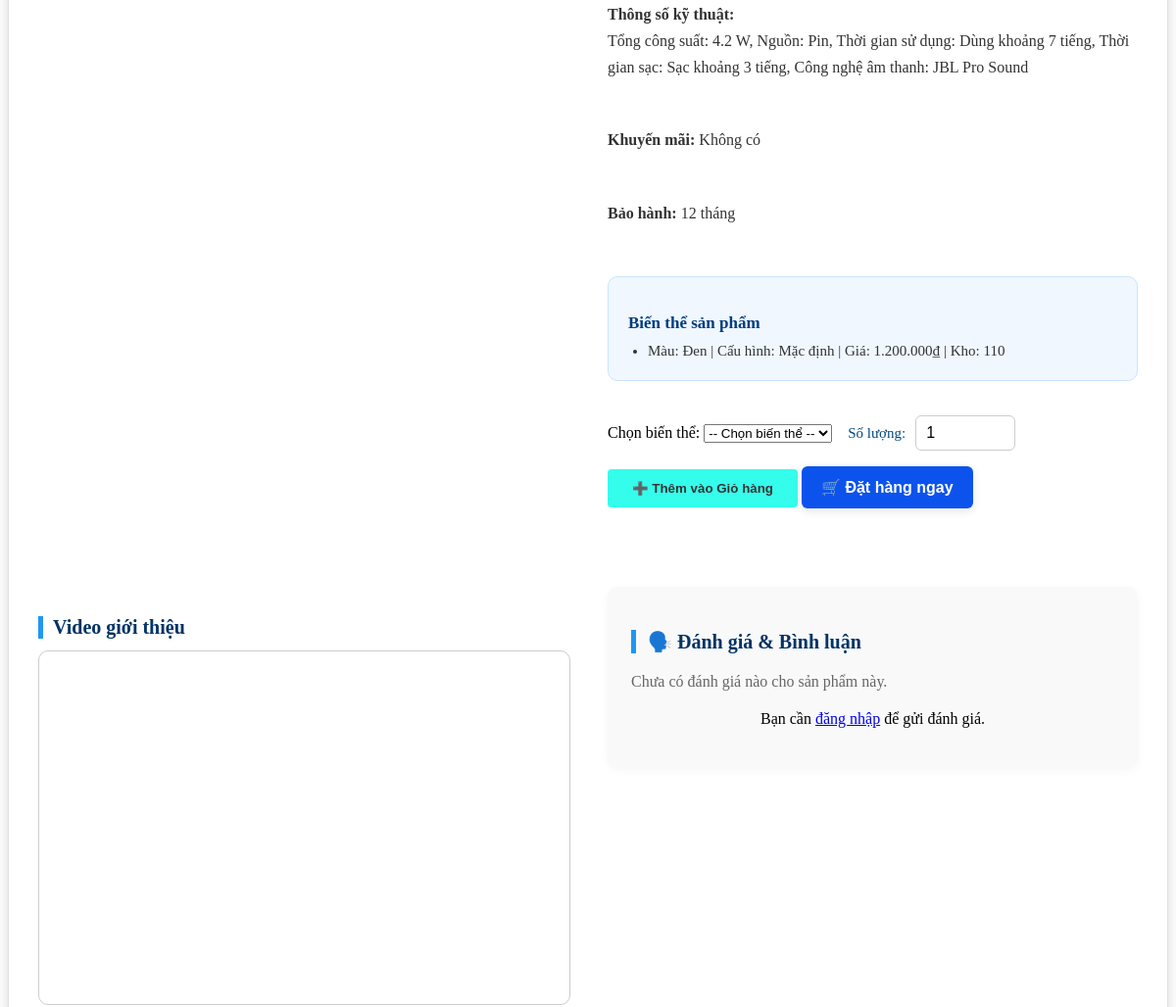
Page /WebBanHang/SanPham/ChiTietSanPham_cu.php?id_san_pham=14 (middle part) on the earlier database version.
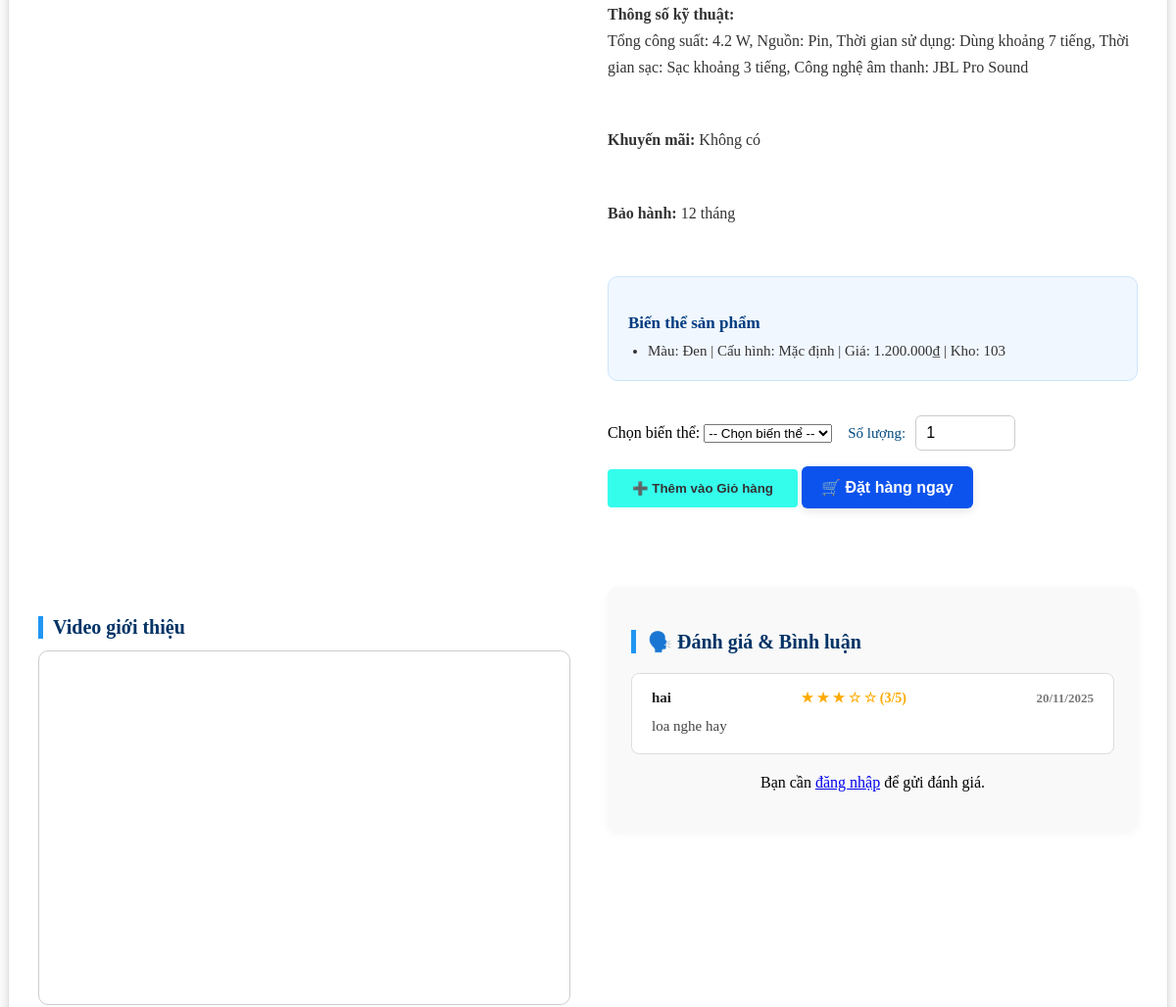
Same page on the later database version.
### tables this page shows
CREATE TABLE `bien_the_san_pham` (
  `id_bien_the` int(11) NOT NULL,
  `id_san_pham` int(11) NOT NULL,
  `mau_sac` varchar(100) DEFAULT NULL,
  `cau_hinh` varchar(255) DEFAULT NULL,
  `gia_ban` decimal(10,2) NOT NULL,
  `so_luong_ton_kho` int(11) DEFAULT 0,
  `ma_sku` varchar(100) DEFAULT NULL,
  `ngay_tao` timestamp NOT NULL DEFAULT current_timestamp(),
  `ngay_cap_nhat` timestamp NOT NULL DEFAULT current_timestamp() ON UPDATE current_timestamp()
);

CREATE TABLE `danh_gia_san_pham` (
  `id_danh_gia` int(11) NOT NULL,
  `id_san_pham` int(11) NOT NULL,
  `ten_nguoi_dung` varchar(100) NOT NULL,
  `diem_danh_gia` int(11) NOT NULL CHECK (`diem_danh_gia` >= 1 and `diem_danh_gia` <= 5),
  `noi_dung_binh_luan` text DEFAULT NULL,
  `ngay_danh_gia` timestamp NOT NULL DEFAULT current_timestamp()
);

### WebBanHang/SanPham/ChiTietSanPham_cu.php (the view, shortened to what the changed rows need)
<?php
$conn = new mysqli("localhost", "root", "", "webbh");
$id = (int)($_GET['id_san_pham'] ?? 0);
$result_variant = $conn->query("SELECT * FROM bien_the_san_pham WHERE id_san_pham = $id");
$id = (int)($_GET['id_san_pham'] ?? 0);
$sql = "SELECT sp.*, ha.url_hinh_anh, MIN(btsp.gia_ban) AS gia_thap_nhat
        FROM san_pham sp
        LEFT JOIN hinh_anh_san_pham ha ON sp.id_san_pham = ha.id_san_pham AND ha.la_anh_dai_dien = TRUE
        LEFT JOIN bien_the_san_pham btsp ON sp.id_san_pham = btsp.id_san_pham
        WHERE sp.id_san_pham = $id
        GROUP BY sp.id_san_pham";
$result = $conn->query($sql);
$product = $result->fetch_assoc();
$variants = [];
$result_variant = $conn->query("SELECT * FROM bien_the_san_pham WHERE id_san_pham = $id");
while ($row = $result_variant->fetch_assoc()) {
    $variants[] = $row;
}
$reviews = [];
$result_reviews = $conn->query("SELECT * FROM danh_gia_san_pham WHERE id_san_pham = $id ORDER BY ngay_danh_gia DESC");
while ($r = $result_reviews->fetch_assoc()) {
    $reviews[] = $r;
}
?>
<!DOCTYPE html>
<html lang="vi">
<head>
    <link rel="stylesheet" href="../index/index.css">
    <link rel="stylesheet" href="ChiTietSanPham.css">
</head>
<body>
<div id="fox">
    <?php if ($product): ?>
        <div class="product-detail-wrapper">
  <div class="product-detail-layout">
    <div class="product-info-block">
      <div class="variant-section">
        <ul>
          <?php foreach ($variants as $v): ?>
            <li>
              Màu: <?= htmlspecialchars($v['mau_sac']) ?> |
              Cấu hình: <?= htmlspecialchars($v['cau_hinh']) ?: "Mặc định" ?> |
              Giá: <?= number_format($v['gia_ban'], 0, ',', '.') ?>₫ |
              Kho: <?= $v['so_luong_ton_kho'] ?>
            </li>
          <?php endforeach; ?>
        </ul>
      </div>
    </div>
  </div>
        <div class="review-section">
    <h3>🗣️ Đánh giá & Bình luận</h3>
    <?php if (!empty($reviews)): ?>
        <?php foreach ($reviews as $rv): ?>
            <div class="review-box">
                <div class="review-header">
                    <span class="review-user"><?= htmlspecialchars($rv['ten_nguoi_dung']) ?></span>
                    <span class="review-rating-stars">
                        <?php for ($i = 1; $i <= 5; $i++): ?>
                            <?= $i <= $rv['diem_danh_gia'] ? '★' : '☆' ?>
                        <?php endfor; ?>
                        (<?= $rv['diem_danh_gia'] ?>/5)
                    </span>
                    <span class="review-date"><?= date("d/m/Y", strtotime($rv['ngay_danh_gia'])) ?></span>
                </div>
                <div class="review-content"><?= nl2br(htmlspecialchars($rv['noi_dung_binh_luan'])) ?></div>
            </div>
        <?php endforeach; ?>
    <?php else: ?>
        <p style="margin: 10px 0; color: #666;">Chưa có đánh giá nào cho sản phẩm này.</p>
    <?php endif; ?>
    <?php if (isset($_SESSION["user"])): ?>
    <div class="review-form">
        <h3>Gửi đánh giá của bạn</h3>
        <form method="POST" action="../DonHang/XuLyDanhGia.php">
            <input type="hidden" name="id_san_pham" value="<?= $product['id_san_pham'] ?>">
            <label for="diem_danh_gia">Chọn số sao:</label>
            <select name="diem_danh_gia" id="diem_danh_gia" required>
                <option value="">-- Chọn số sao --</option>
                <?php for ($i = 5; $i >= 1; $i--): ?>
                    <option value="<?= $i ?>"><?= $i ?> sao</option>
                <?php endfor; ?>
            </select>
            <label for="noi_dung_binh_luan">Nội dung bình luận:</label>
            <textarea name="noi_dung_binh_luan" rows="3" placeholder="Nhập đánh giá của bạn..." required></textarea>
            <button type="submit" class="btn-order">📩 Gửi đánh giá</button>
        </form>
    </div>
    <?php else: ?>
        <p style="text-align:center; margin-top:20px;">Bạn cần <a href="../Login/Login.php">đăng nhập</a> để gửi đánh giá.</p>
    <?php endif; ?>
</div>
    </div>
    <?php else: ?>
        <p style="text-align:center; margin: 50px 0; font-size: 18px;">Không tìm thấy sản phẩm.</p>
    <?php endif; ?>
    </div>
</body>
</html>

Differences in the rows shown:
changed bien_the_san_pham "Đen": so_luong_ton_kho "110" → "103"
added danh_gia_san_pham: ten_nguoi_dung "hai", diem_danh_gia "3", ngay_danh_gia "20/11/2025", noi_dung_binh_luan "loa nghe hay"
Other differences:
text no longer shown: "Chưa có đánh giá nào cho sản phẩm này."
